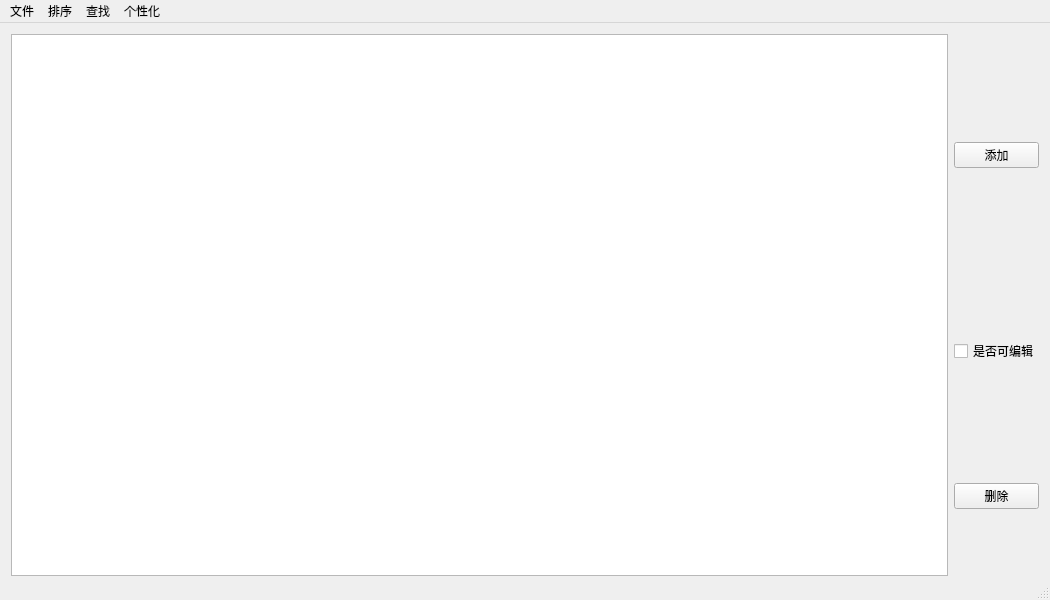
<?xml version="1.0" encoding="UTF-8"?>
<ui version="4.0">
 <class>MainWindow</class>
 <widget class="QMainWindow" name="MainWindow">
  <property name="geometry">
   <rect>
    <x>0</x>
    <y>0</y>
    <width>1050</width>
    <height>600</height>
   </rect>
  </property>
  <property name="minimumSize">
   <size>
    <width>1050</width>
    <height>600</height>
   </size>
  </property>
  <property name="windowTitle">
   <string>学生管理系统</string>
  </property>
  <property name="layoutDirection">
   <enum>Qt::LeftToRight</enum>
  </property>
  <widget class="QWidget" name="centralWidget">
   <property name="sizePolicy">
    <sizepolicy hsizetype="Preferred" vsizetype="Preferred">
     <horstretch>0</horstretch>
     <verstretch>0</verstretch>
    </sizepolicy>
   </property>
   <layout class="QGridLayout" name="gridLayout">
    <item row="0" column="0" rowspan="3">
     <widget class="myTable" name="table">
      <property name="sizePolicy">
       <sizepolicy hsizetype="Expanding" vsizetype="MinimumExpanding">
        <horstretch>0</horstretch>
        <verstretch>0</verstretch>
       </sizepolicy>
      </property>
      <property name="minimumSize">
       <size>
        <width>550</width>
        <height>542</height>
       </size>
      </property>
      <property name="toolTip">
       <string>显示学生数据的表单</string>
      </property>
      <property name="statusTip">
       <string>显示学生数据的表单</string>
      </property>
      <property name="autoFillBackground">
       <bool>false</bool>
      </property>
     </widget>
    </item>
    <item row="0" column="1">
     <widget class="QPushButton" name="btn_confirm">
      <property name="toolTip">
       <string>添加数据</string>
      </property>
      <property name="statusTip">
       <string>添加数据，可添加到所选行的后面</string>
      </property>
      <property name="text">
       <string>添加</string>
      </property>
     </widget>
    </item>
    <item row="1" column="1">
     <widget class="QCheckBox" name="editBox">
      <property name="toolTip">
       <string>设置可否编辑状态</string>
      </property>
      <property name="statusTip">
       <string>设置可否编辑状态</string>
      </property>
      <property name="text">
       <string>是否可编辑</string>
      </property>
     </widget>
    </item>
    <item row="2" column="1">
     <widget class="QPushButton" name="btn_delete">
      <property name="toolTip">
       <string>删除数据</string>
      </property>
      <property name="statusTip">
       <string>删除数据，可多选数据删除</string>
      </property>
      <property name="text">
       <string>删除</string>
      </property>
     </widget>
    </item>
   </layout>
   <zorder>btn_confirm</zorder>
   <zorder>btn_delete</zorder>
   <zorder>table</zorder>
   <zorder>editBox</zorder>
  </widget>
  <widget class="QStatusBar" name="statusBar"/>
  <widget class="QMenuBar" name="menuBar">
   <property name="geometry">
    <rect>
     <x>0</x>
     <y>0</y>
     <width>1050</width>
     <height>23</height>
    </rect>
   </property>
   <widget class="QMenu" name="menufile">
    <property name="title">
     <string>文件</string>
    </property>
    <addaction name="newFile"/>
    <addaction name="openFile"/>
    <addaction name="saveFile"/>
    <addaction name="saveAsFile"/>
   </widget>
   <widget class="QMenu" name="menu">
    <property name="title">
     <string>排序</string>
    </property>
    <addaction name="sortbyNumber"/>
    <addaction name="sortbyAge"/>
    <addaction name="sortbySex"/>
    <addaction name="sortbyClass"/>
    <addaction name="sortbyName"/>
    <addaction name="separator"/>
    <addaction name="reverse"/>
   </widget>
   <widget class="QMenu" name="menu_2">
    <property name="title">
     <string>个性化</string>
    </property>
    <widget class="QMenu" name="menu_3">
     <property name="title">
      <string>设置颜色</string>
     </property>
     <addaction name="setTextColor"/>
     <addaction name="setColor"/>
    </widget>
    <addaction name="setFont"/>
    <addaction name="menu_3"/>
   </widget>
   <widget class="QMenu" name="menu_4">
    <property name="title">
     <string>查找</string>
    </property>
    <addaction name="findByName"/>
    <addaction name="findByNumber"/>
   </widget>
   <addaction name="menufile"/>
   <addaction name="menu"/>
   <addaction name="menu_4"/>
   <addaction name="menu_2"/>
  </widget>
  <action name="openFile">
   <property name="text">
    <string>打开</string>
   </property>
   <property name="iconText">
    <string>打开</string>
   </property>
   <property name="toolTip">
    <string>打开一个现有的文件</string>
   </property>
   <property name="statusTip">
    <string>打开一个现有的文件，也可以通过拖动打开</string>
   </property>
   <property name="shortcut">
    <string>Ctrl+O</string>
   </property>
   <property name="iconVisibleInMenu">
    <bool>true</bool>
   </property>
  </action>
  <action name="saveAsFile">
   <property name="text">
    <string>另存为</string>
   </property>
   <property name="toolTip">
    <string>文件另存为</string>
   </property>
   <property name="statusTip">
    <string>文件另存为</string>
   </property>
   <property name="shortcut">
    <string>F12</string>
   </property>
  </action>
  <action name="newFile">
   <property name="text">
    <string>新建</string>
   </property>
   <property name="shortcut">
    <string>Ctrl+N</string>
   </property>
  </action>
  <action name="saveFile">
   <property name="text">
    <string>保存</string>
   </property>
   <property name="shortcut">
    <string>Ctrl+S</string>
   </property>
  </action>
  <action name="sortbyNumber">
   <property name="text">
    <string>按学号排序</string>
   </property>
  </action>
  <action name="sortbyAge">
   <property name="text">
    <string>按年龄排序</string>
   </property>
  </action>
  <action name="sortbySex">
   <property name="text">
    <string>按性别排序</string>
   </property>
  </action>
  <action name="sortbyName">
   <property name="text">
    <string>按照姓名排序</string>
   </property>
  </action>
  <action name="reverse">
   <property name="checkable">
    <bool>true</bool>
   </property>
   <property name="text">
    <string>反向</string>
   </property>
   <property name="toolTip">
    <string>是否反向排序当前数据</string>
   </property>
  </action>
  <action name="sortbyClass">
   <property name="text">
    <string>按班级排序</string>
   </property>
  </action>
  <action name="setFont">
   <property name="text">
    <string>设置字体</string>
   </property>
  </action>
  <action name="setColor">
   <property name="text">
    <string>设置背景颜色</string>
   </property>
  </action>
  <action name="setTextColor">
   <property name="text">
    <string>设置字体颜色</string>
   </property>
  </action>
  <action name="findByName">
   <property name="text">
    <string>按照姓名</string>
   </property>
  </action>
  <action name="findByNumber">
   <property name="text">
    <string>按照学号</string>
   </property>
  </action>
 </widget>
 <layoutdefault spacing="6" margin="11"/>
 <customwidgets>
  <customwidget>
   <class>myTable</class>
   <extends>QTableView</extends>
   <header>mytable.h</header>
  </customwidget>
 </customwidgets>
 <resources/>
 <connections/>
</ui>
